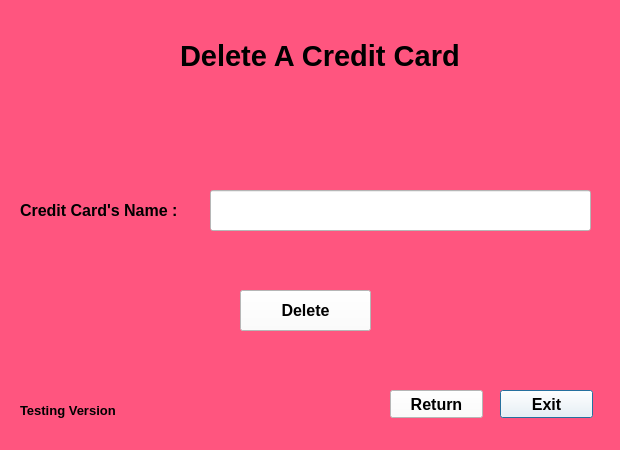
<?xml version="1.0" encoding="UTF-8"?>
<ui version="4.0">
 <class>Dialog</class>
 <widget class="QDialog" name="Dialog">
  <property name="geometry">
   <rect>
    <x>0</x>
    <y>0</y>
    <width>620</width>
    <height>450</height>
   </rect>
  </property>
  <property name="windowTitle">
   <string>Dialog</string>
  </property>
  <property name="styleSheet">
   <string notr="true">background-color: rgb(255, 85, 127);</string>
  </property>
  <widget class="QPushButton" name="Exit">
   <property name="geometry">
    <rect>
     <x>500</x>
     <y>390</y>
     <width>93</width>
     <height>28</height>
    </rect>
   </property>
   <property name="font">
    <font>
     <family>MS Sans Serif</family>
     <pointsize>12</pointsize>
     <weight>75</weight>
     <bold>true</bold>
    </font>
   </property>
   <property name="styleSheet">
    <string notr="true">background-color: rgb(255, 255, 255);</string>
   </property>
   <property name="text">
    <string>Exit</string>
   </property>
  </widget>
  <widget class="QPushButton" name="Delete">
   <property name="geometry">
    <rect>
     <x>240</x>
     <y>290</y>
     <width>131</width>
     <height>41</height>
    </rect>
   </property>
   <property name="font">
    <font>
     <family>MS Sans Serif</family>
     <pointsize>12</pointsize>
     <weight>75</weight>
     <bold>true</bold>
    </font>
   </property>
   <property name="styleSheet">
    <string notr="true">background-color: rgb(255, 255, 255);</string>
   </property>
   <property name="text">
    <string>Delete</string>
   </property>
  </widget>
  <widget class="QPushButton" name="ReturnButton">
   <property name="geometry">
    <rect>
     <x>390</x>
     <y>390</y>
     <width>93</width>
     <height>28</height>
    </rect>
   </property>
   <property name="font">
    <font>
     <family>MS Sans Serif</family>
     <pointsize>12</pointsize>
     <weight>75</weight>
     <bold>true</bold>
    </font>
   </property>
   <property name="styleSheet">
    <string notr="true">background-color: rgb(255, 255, 255);</string>
   </property>
   <property name="text">
    <string>Return</string>
   </property>
  </widget>
  <widget class="QLabel" name="label_4">
   <property name="geometry">
    <rect>
     <x>180</x>
     <y>20</y>
     <width>341</width>
     <height>71</height>
    </rect>
   </property>
   <property name="font">
    <font>
     <family>MS Sans Serif</family>
     <pointsize>22</pointsize>
     <weight>75</weight>
     <bold>true</bold>
     <strikeout>false</strikeout>
    </font>
   </property>
   <property name="text">
    <string>Delete A Credit Card</string>
   </property>
  </widget>
  <widget class="QLabel" name="label_2">
   <property name="geometry">
    <rect>
     <x>20</x>
     <y>400</y>
     <width>131</width>
     <height>20</height>
    </rect>
   </property>
   <property name="font">
    <font>
     <family>MS Sans Serif</family>
     <pointsize>10</pointsize>
     <weight>75</weight>
     <bold>true</bold>
    </font>
   </property>
   <property name="text">
    <string>Testing Version</string>
   </property>
  </widget>
  <widget class="QLabel" name="label_5">
   <property name="geometry">
    <rect>
     <x>20</x>
     <y>190</y>
     <width>181</width>
     <height>41</height>
    </rect>
   </property>
   <property name="font">
    <font>
     <family>MS Sans Serif</family>
     <pointsize>12</pointsize>
     <weight>75</weight>
     <bold>true</bold>
     <strikeout>false</strikeout>
    </font>
   </property>
   <property name="styleSheet">
    <string notr="true"/>
   </property>
   <property name="text">
    <string>Credit Card's Name :</string>
   </property>
  </widget>
  <widget class="QLineEdit" name="Name">
   <property name="geometry">
    <rect>
     <x>210</x>
     <y>190</y>
     <width>381</width>
     <height>41</height>
    </rect>
   </property>
   <property name="styleSheet">
    <string notr="true">background-color: rgb(255, 255, 255);</string>
   </property>
  </widget>
 </widget>
 <resources/>
 <connections/>
</ui>
